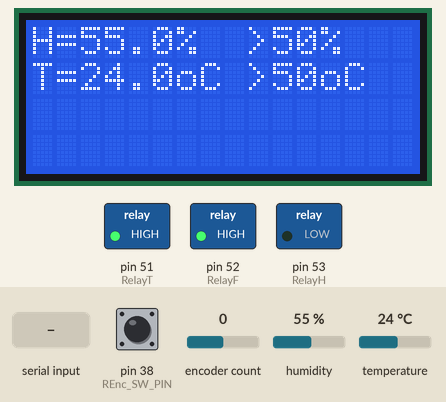
This sketch was run on a simulated Arduino Mega 2560, built with avr-gcc and run on an emulated ATmega2560. Shown: 16×4 character LCD, switched loads named in the sketch (green lamp = pin HIGH). Inputs (shaded band) come from the test bench; at power-on: humidity 55 %, encoder count 0, temperature 24 °C, pin 38 (REnc_SW_PIN) HIGH. What the sketch prints to the serial monitor is not drawn.

Above: at 1.2 s.
1.3 s: "?" received over Serial
7.3 s: humidity set to 51 %
At 8.5 s:
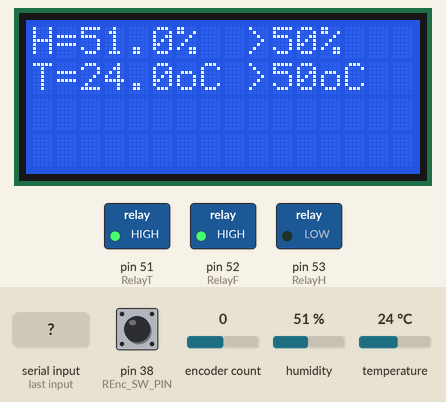
13.3 s: humidity set to 48 %
At 14.7 s:
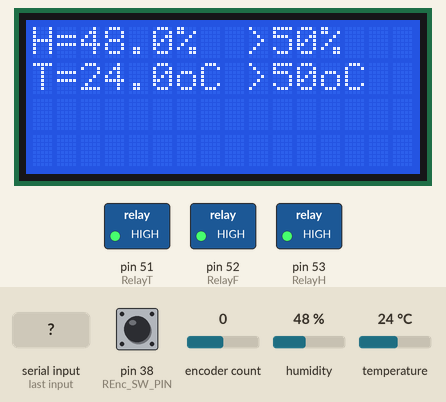
19.3 s: encoder count set to 1
At 20.6 s:
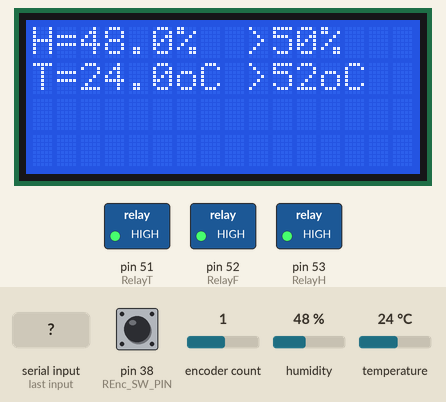
25.3 s: encoder count set to 2
At 26.7 s:
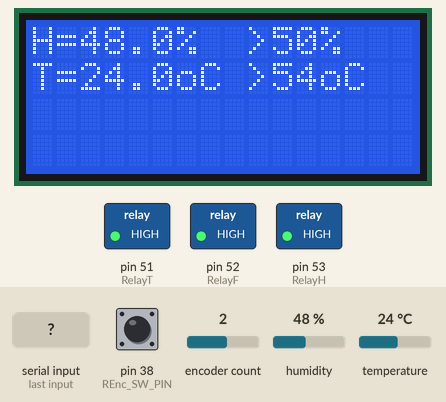
31.3 s: temperature set to 12 °C
At 33.9 s:
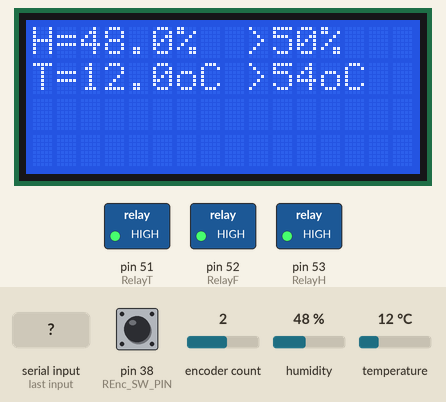
Timing chart, 0 to 35.4 s (numbered marks = the images above; inputs shaded):
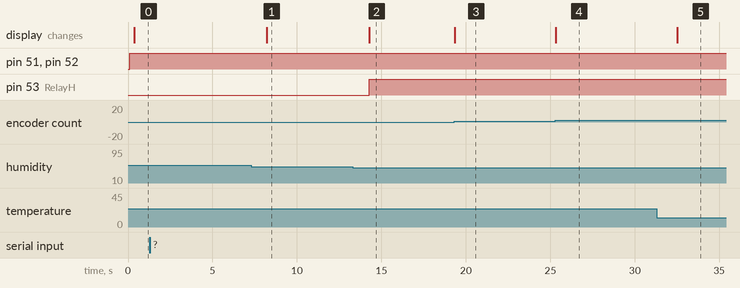

Measured:
- the behaviour switches between 50 and 49 % on humidity (found by bisection; images 1 and 2)
- after the input at 1.3 s, every drawn part: stays the same
- after the input at 7.3 s, the display: changes after 0.90 s (image 1)
- after the input at 13.3 s, pin 53 (RelayH): LOW → HIGH after 0.98 s; the display: changes after 0.98 s (image 2)
- after the input at 19.3 s, the display: changes at once (image 3)
- after the input at 25.3 s, the display: changes at once (image 4)
- after the input at 31.3 s, the display: changes after 1.2 s (image 5)

The sketch:

main.ino
```cpp
// -------------------------- LCD Connection ----------------------------------------
// https://www.arduino.cc/reference/en/libraries/liquidcrystal/
// library of LCD
#include <LiquidCrystal.h>
// Pins of LCD interface
const int rs = 30, rw = 31, en = 32, d0 = 22, d1 = 23, d2 = 24, d3 = 25, d4 = 26, d5 = 27, d6 = 28, d7 = 29;
// LCD inicialization
LiquidCrystal lcd(rs, rw, en, d0, d1, d2, d3, d4, d5, d6, d7);

// --------------------------- Relays Connection -------------------------------------
#define RelayT  51              //Relay Temp
#define RelayF  52              //Relay Fan
#define RelayH  53              //Relay Hum
char HumSwOn;
char TempSwOn;
char FanSwOn;
// --------------------------- Encoder Connection ------------------------------------
//#include <Arduino.h>
#include <RotaryEncoder.h>

#define TempSetStep 1
#define TempSetMin 0
#define TempSetMax 100
int TempSetVal = 50;                        //Theshold value of Temp
float TempCur;                                 //Current value of Temp

#define HumSetStep 1
#define HumSetMin 0
#define HumSetMax 100
int HumSetVal = 50;                         //Theshold value Humidity
float HumCur;                               //Current value of Humidity

#define ROTARYSTEPS 1
#define ROTARYMIN 0
#define ROTARYMAX 100
int EncoderStart = 50;
int EncoderPos;

#define REnc_PIN_A 36
#define REnc_PIN_B 37

#define REnc_SW_PIN 38                      //Switch Temp_setting/Humidity_setting

unsigned char REnc_Temp_Set_Mode = 1;       //1-Temp_setting, 0-Humidity_setting

RotaryEncoder encoder(REnc_PIN_A, REnc_PIN_B, RotaryEncoder::LatchMode::TWO03);

// --------------------------- DHT22 Connection ------------------------------------
#include "DHT.h"

#define DHTPIN 43     // Digital pin connected to the DHT sensor
#define DHTTYPE DHT11   // DHT 11

DHT dht(DHTPIN, DHTTYPE);

// --------------------------- Serial Port ------------------------------------
// https://www.arduino.cc/reference/en/language/functions/communication/serial/available/

int incomingByte = 0;
//-------------------------------------------------------------------------
int EncoderReading(void) {
  int Delta = 0;
  encoder.tick();
  int EncoderNewPos = encoder.getPosition() * ROTARYSTEPS;

  if (EncoderNewPos < ROTARYMIN) {
    encoder.setPosition(ROTARYMIN / ROTARYSTEPS);
    EncoderNewPos = ROTARYMIN;

  } else if (EncoderNewPos > ROTARYMAX) {
    encoder.setPosition(ROTARYMAX / ROTARYSTEPS);
    EncoderNewPos = ROTARYMAX;
  }

  if (EncoderPos != EncoderNewPos) {                                      //Encoder was changed
    Delta = (EncoderNewPos - EncoderPos) / ROTARYSTEPS;
    EncoderPos = EncoderNewPos;

    /*    Serial.print("Delta:");
        Serial.print(Delta);
        Serial.print("pos:");
        Serial.print(EncoderNewPos);
        Serial.print(" dir:");
        Serial.println((int)(encoder.getDirection()));*/
  }
  return Delta;
}
//-------------------------------------------------------------------------
void SetTempHum(int Delta)
{
  REnc_Temp_Set_Mode = digitalRead(REnc_SW_PIN);

  if (REnc_Temp_Set_Mode == 1) TempSetVal += Delta * TempSetStep;
  else HumSetVal += Delta * HumSetStep;

  if (TempSetVal > TempSetMax)TempSetVal = TempSetMax;
  if (HumSetVal > HumSetMax)HumSetVal = HumSetMax;
  if (TempSetVal < TempSetMin)TempSetVal = TempSetMin;
  if (HumSetVal < HumSetMin)HumSetVal = HumSetMin;

  /*  Serial.print("\n\r TSet=");
    Serial.print(TempSetVal);
    Serial.print("   HumSet=");
    Serial.print(HumSetVal);*/
}
//-------------------------------------------------------------------------
void ReatTempHum(void)
{
  // --------------------- DHT sensor test ------------------------------
  // Reading temperature or humidity takes about 250 milliseconds!
  // Sensor readings may also be up to 2 seconds 'old' (its a very slow sensor)
  float h = dht.readHumidity();
  // Read temperature as Celsius (the default)
  float t = dht.readTemperature();

  // Check if any reads failed and exit early (to try again).
  if (isnan(h) || isnan(t))
  {
    Serial.println(F("Failed to read from DHT sensor!"));
    return;
  }
  TempCur = t;
  HumCur = h;
  /*  Serial.print(F("\n\rHumidity: "));
    Serial.print(HumCur);
    Serial.print(F("%  Temperature: "));
    Serial.print(TempCur);
    Serial.print(F("°C "));*/
}
//-------------------------------------------------------------------------
void printLCD(void)
{
  int tt;

  //----------- Print Hummidity on LCD ----------------
  lcd.setCursor(0, 0);
  lcd.print("H=  . %     %");
  tt = HumCur;
  lcd.setCursor(2, 0);
  lcd.print(tt, DEC);
  tt = (HumCur - tt) * 10;
  lcd.setCursor(5, 0);
  lcd.print(tt, DEC);
  lcd.setCursor(9, 0);
  lcd.print(">");
  tt = HumSetVal;
  lcd.print(tt, DEC);
  //----------- Print Temp on LCD ----------------
  lcd.setCursor(0, 1);
  lcd.print("T=  . oC    oC");
  tt = TempCur;
  lcd.setCursor(2, 1);
  lcd.print(tt, DEC);
  tt = (TempCur - tt) * 10;
  lcd.setCursor(5, 1);
  lcd.print(tt, DEC);
  lcd.setCursor(9, 1);
  lcd.print(">");
  tt = TempSetVal;
  lcd.print(tt, DEC);
}
//-------------------------------------------------------------------------
void RelaySet(void)
{
  if (TempCur < TempSetVal)TempSwOn = 1;
  else TempSwOn = 0;
  if (HumCur < HumSetVal)HumSwOn = 1;
  else HumSwOn = 0;

  FanSwOn = HumSwOn | TempSwOn;

  if (TempSwOn == 1)digitalWrite(RelayT, HIGH);        //To Low Temp - Switch ON Heater
  else digitalWrite(RelayT, LOW);

  if (HumSwOn == 1)digitalWrite(RelayH, HIGH);         //To Low Humidity - Switch ON Moisturizer
  else digitalWrite(RelayH, LOW);

  if (FanSwOn == 1)digitalWrite(RelayF, HIGH);         //Switch ON Fan for smoothing Temperature & Hummidity
  else digitalWrite(RelayF, LOW);
}
//-------------------------------------------------------------------------

String checkStatus(char value) {
  if (value == 1)  return "on";
  else return "off";
}
void SerialTest(void)
{
String response = "{ \"humidity\": \"${humidity}\",  \"setHumidity\": \"${setHumidity}\",  \"setTemperature\": \"${setTemperature}\", \"temperature\": \"${temperature}\", \"humStatus\": \"${humStatus}\", \"tempStatus\": \"${tempStatus}\", \"fanStatus\": \"${fanStatus}\" }";
  if (Serial.available() > 0)
  {
    incomingByte = Serial.read();


    if (incomingByte == '!')                                //Request for Setting Thresholds "!HHTT": HH-HummSetVal, TT-TempSetVal (if H or T is not digit it is restored 0 - !A45K -> HumSetVal=04 & TempSetVal=50)
    {
      //      Serial.print("\n\rEnter Hummidity threshold:");
      while (Serial.available() == 0);                     //HumSetVal reading
      incomingByte = Serial.read();
      if (!isDigit(incomingByte))incomingByte = '0';
      HumSetVal = 10 * (incomingByte - '0');
      while (Serial.available() == 0);
      incomingByte = Serial.read();
      if (!isDigit(incomingByte))incomingByte = '0';
      HumSetVal += (incomingByte - '0');

      while (Serial.available() == 0);                     //TempSetVal reading
      incomingByte = Serial.read();
      if (!isDigit(incomingByte))incomingByte = '0';
      TempSetVal = 10 * (incomingByte - '0');
      while (Serial.available() == 0);
      incomingByte = Serial.read();
      if (!isDigit(incomingByte))incomingByte = '0';
      TempSetVal += (incomingByte - '0');
    }
        if (incomingByte == '?')                                //Request for printing values '?'
        {
          String setHumidity = String(HumSetVal);
          String setTemperature = String(TempSetVal);
          response.replace("${humidity}", String(HumCur));
          response.replace("${temperature}", String(TempCur));
          response.replace("${setTemperature}", setTemperature);
          response.replace("${setHumidity}", setHumidity);

          String humStatus = checkStatus(HumSwOn);
          String fanStatus = checkStatus(FanSwOn);
          String tempStatus = checkStatus(TempSwOn);
          response.replace("${humStatus}", humStatus);
          response.replace("${tempStatus}", tempStatus);
          response.replace("${fanStatus}", fanStatus);
          Serial.println(response);
        }
  }
}
//-------------------------------------------------------------------------
void setup() {

  // ------------- LCD Init ----------------------------------
  // set up the LCD's number of columns and rows:
  lcd.begin(16, 4);
  // Print a message to the LCD.
  /*  lcd.setCursor(0, 0);
    lcd.print("Circuit #1 Project");
    delay(100);
  */

  // ------------- Encoder Init ----------------------------------
  pinMode(REnc_SW_PIN, INPUT_PULLUP);
  encoder.setPosition(EncoderStart / ROTARYSTEPS);
  encoder.tick();
  EncoderPos = encoder.getPosition() * ROTARYSTEPS;

  // ------------- Serial Communication Init ---------------------
  Serial.begin(9600);
  //  Serial.println(F("Test!"));
  Serial.setTimeout(10);
  Serial.println("Initialized device");

  // ------------- DHT11 Sensor Init ------------------------------
  dht.begin();

  // ------------- Relays Init ------------------------------
  pinMode(RelayT, OUTPUT);
  digitalWrite(RelayT, LOW);
  pinMode(RelayF, OUTPUT);
  digitalWrite(RelayF, LOW);
  pinMode(RelayH, OUTPUT);
  digitalWrite(RelayH, LOW);

}
//-------------------------------------------------------------------------
void loop() {


  int n = EncoderReading();               //Read Encoder's increment
  if (n != 0) SetTempHum(n);              //Set new Thresholds
  ReatTempHum();                          //Read sensor
  printLCD();                             //Renew LCD
  RelaySet();                             //Send control signals to Relays
  SerialTest();                           //Test serial port status & parse if is not empty

}
//-------------------------------------------------------------------------

//-------------------------------------------------------------------------
```
